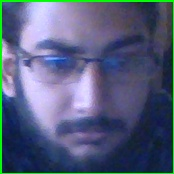
#> input picture 293_faces.jpg, 174 x 174 px, given in place of the camera
$ python motion_still_detection.py
#> lines starting #> are read from the running program, lines starting #| are printed output that depends on the picture
import cv2
import sys
import threading
import numpy as np
import datetime
import pandas as pd
import time
df=pd.DataFrame(columns=["Start","End"])
baseline_image=None
status_list=[None,None]
times=[]
checker=True
video=cv2.VideoCapture(0)
print('no motion detected duration starts at: ',datetime.datetime.now())
endTime = datetime.datetime.now() + datetime.timedelta(minutes=2)
baseimage_change= datetime.datetime.now() + datetime.timedelta(minutes=.5)
print('starting endtime: ',endTime)
while checker:
    status=0
    check, frame = video.read()
#> frame is the input picture: shape (174, 174, 3); mean B, G, R 123.7, 94.2, 84.3
    gray_frame=cv2.cvtColor(frame,cv2.COLOR_BGR2GRAY)
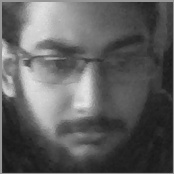
#> gray_frame: shape (174, 174); min 23, max 229, mean 94.6
    gray_frame=cv2.GaussianBlur(gray_frame,(25,25),0)
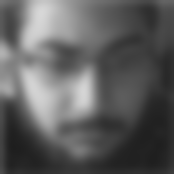
#> gray_frame: shape (174, 174); min 30, max 215, mean 93.9

    if baseline_image is None or datetime.datetime.now() >=baseimage_change :
        baseline_image=gray_frame
        baseimage_change= datetime.datetime.now() + datetime.timedelta(minutes=.5)
        print('baseline_frame_changed')
        continue

    delta=cv2.absdiff(baseline_image,gray_frame)
    threshold=cv2.threshold(delta, 25, 255, cv2.THRESH_BINARY)[1]
    (contours,_)=cv2.findContours(threshold,cv2.RETR_EXTERNAL, cv2.CHAIN_APPROX_SIMPLE)
    font = cv2.FONT_HERSHEY_SIMPLEX
    if not contours:
        cv2.putText(frame,'no motion detected!',(0,50), font, 1, (200,255,155), 2, cv2.LINE_AA)
        if datetime.datetime.now() >= endTime:
            print('No motion detected for last one minute: ',datetime.datetime.now())
            print('[info]:storing in database')
            if status==1:
                times.append(datetime.datetime.now())
            checker=False
            break
    else:
        for contour in contours:
            if cv2.contourArea(contour) < 10000:
                continue
            else:
                status=1
                (x, y, w, h)=cv2.boundingRect(contour)
                cv2.rectangle(frame, (x, y), (x+w, y+h), (0,255,0), 1)
                cv2.putText(frame,'motion detected!',(0,20), font, 1, (200,255,155), 2, cv2.LINE_AA)
                faceCascade = cv2.CascadeClassifier(cv2.data.haarcascades + "haarcascade_frontalface_default.xml")
                faces = faceCascade.detectMultiScale(gray_frame,scaleFactor=1.3, minNeighbors=3,minSize=(20, 20))
                print("[INFO] Found {0} Faces!".format(len(faces)))
                endTime = datetime.datetime.now() + datetime.timedelta(minutes=1)
                # print("new endtime:",endTime)
                for (x1, y1, w1, h1) in faces:
                    cv2.rectangle(frame, (x1, y1), (x1 + w1, y1 + h1), (0, 255, 0), 2)
                    if (x,y,w,h) == (x1,y1,w1,h1):
                        print('human standing still ')
    status_list.append(status)
    status_list=status_list[-2:]
    if status_list[-1]==1 and status_list[-2]==0:
        times.append(datetime.datetime.now())

    if status_list[-1]==0 and status_list[-2]==1:
        times.append(datetime.datetime.now())

    cv2.imshow("gray_frame Frame",gray_frame)
    cv2.imshow("Delta Frame",delta)
    cv2.imshow("Threshold Frame",threshold)
    cv2.imshow("Color Frame",frame)


    if cv2.waitKey(1) & 0xFF == ord('q'):
        if status==1:
            times.append(datetime.datetime.now())
        for (x, y, w, h) in faces:
            roi_color= frame[y:y + h, x:x + w]
            cv2.imwrite(str(x) + '_faces.jpg', roi_color)
            print("[INFO] detected face stored successfully")
        break
print(len(times))
for i in range(0,len(times),2):
    df=df.append({"Start":times[i],"End":times[i+1]},ignore_index=True)
d=datetime.datetime.now()
df.to_csv("{}-{}-{}-{}.csv".format(d.strftime("%Y"),d.strftime("%b"),d.strftime("%d"),d.strftime("%S")))
video.release()
cv2.destroyAllWindows
